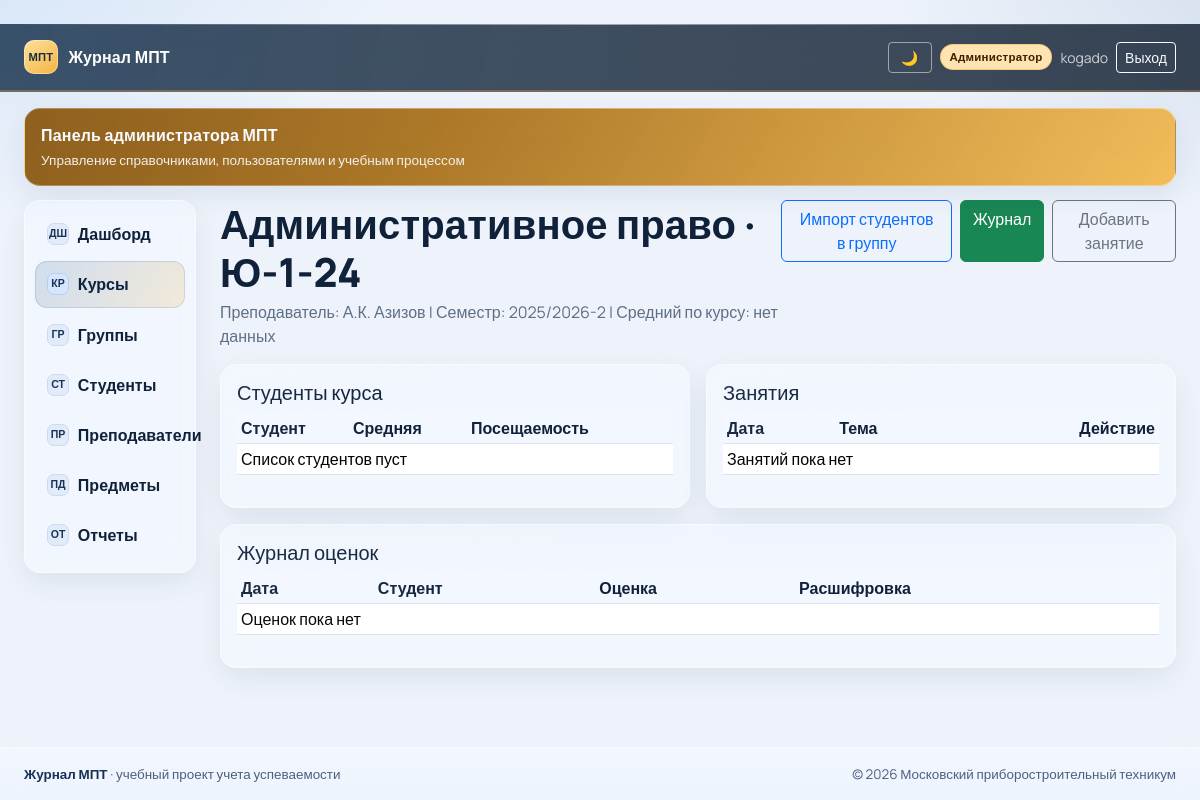
The page /courses/1632/ (signed in) on the database its author committed.
### grading/models.py (models this page shows, shortened)
class Course(models.Model):
    subject = models.ForeignKey(
        'core.Subject',
        on_delete=models.CASCADE,
        related_name='courses',
        verbose_name='Предмет',
    )
    teacher = models.ForeignKey(
        'users.Teacher',
        on_delete=models.CASCADE,
        related_name='courses',
        verbose_name='Преподаватель',
    )
    group = models.ForeignKey(
        'core.Group',
        on_delete=models.CASCADE,
        related_name='courses',
        verbose_name='Группа',
    )
    semester = models.CharField('Семестр', max_length=20)
    year = models.PositiveIntegerField('Год', null=True, blank=True)
    students = models.ManyToManyField('users.Student', through='StudentCourse', related_name='courses')
    source = models.CharField('Источник', max_length=50, default='mpt.ru', db_index=True)
    external_id = models.CharField('Внешний ID', max_length=255, null=True, blank=True, db_index=True)
    is_active = models.BooleanField('Активен', default=True)
    class Meta:
        verbose_name = 'Курс'
        verbose_name_plural = 'Курсы'
        ordering = ['-year', 'semester']
        constraints = [
            models.UniqueConstraint(
                fields=['subject', 'teacher', 'group', 'semester'],
                name='uniq_course_subject_teacher_group_semester',
            ),
            models.UniqueConstraint(fields=['source', 'external_id'], name='uniq_course_source_external_id'),
        ]

### core/models.py (models this page shows)
class Subject(models.Model):
    name = models.CharField('Название предмета', max_length=255, unique=True)
    department = models.ForeignKey(
        Department,
        on_delete=models.SET_NULL,
        related_name='subjects',
        null=True,
        blank=True,
        verbose_name='Отделение',
    )
    source = models.CharField('Источник', max_length=50, default='mpt.ru', db_index=True)
    external_id = models.CharField('Внешний ID', max_length=255, null=True, blank=True, db_index=True)
    is_active = models.BooleanField('Активен', default=True)
    class Meta:
        verbose_name = 'Предмет'
        verbose_name_plural = 'Предметы'
        ordering = ['name']
        constraints = [
            models.UniqueConstraint(fields=['source', 'external_id'], name='uniq_subject_source_external_id'),
        ]
    def __str__(self):
        return self.name

class Group(models.Model):
    name = models.CharField('Название группы', max_length=100, unique=True)
    department = models.ForeignKey(
        Department,
        on_delete=models.SET_NULL,
        related_name='groups',
        null=True,
        blank=True,
        verbose_name='Отделение',
    )
    curator = models.ForeignKey(
        User,
        on_delete=models.SET_NULL,
        related_name='curated_groups',
        null=True,
        blank=True,
        verbose_name='Куратор (пользователь преподавателя)',
    )
    source = models.CharField('Источник', max_length=50, default='mpt.ru', db_index=True)
    external_id = models.CharField('Внешний ID', max_length=255, null=True, blank=True, db_index=True)
    is_active = models.BooleanField('Активна', default=True)
    class Meta:
        verbose_name = 'Учебная группа'
        verbose_name_plural = 'Учебные группы'
        ordering = ['name']
        constraints = [
            models.UniqueConstraint(fields=['source', 'external_id'], name='uniq_group_source_external_id'),
        ]
    def __str__(self):
        return self.name

### users/models.py (models this page shows)
class Teacher(models.Model):
    user = models.OneToOneField(
        User,
        on_delete=models.CASCADE,
        related_name='teacher_profile',
        verbose_name='Пользователь',
    )
    department = models.ForeignKey(
        'core.Department',
        on_delete=models.SET_NULL,
        related_name='teachers',
        null=True,
        blank=True,
        verbose_name='Отделение',
    )
    source = models.CharField('Источник', max_length=50, default='mpt.ru', db_index=True)
    external_id = models.CharField('Внешний ID', max_length=255, null=True, blank=True, db_index=True)
    is_active = models.BooleanField('Активен', default=True)
    class Meta:
        verbose_name = 'Преподаватель'
        verbose_name_plural = 'Преподаватели'
        constraints = [
            models.UniqueConstraint(fields=['source', 'external_id'], name='uniq_teacher_source_external_id'),
        ]
    def __str__(self):
        return self.user.get_full_name() or self.user.username

### grading/views.py (the view)
# urls.py: path('courses/<int:pk>/', views.CourseDetailView.as_view(), name='course_detail'),
class CourseDetailView(LoginRequiredMixin, DetailView):
    model = Course
    template_name = 'grading/course_detail.html'
    def get_queryset(self):
        return Course.objects.select_related('subject', 'teacher__user', 'group').prefetch_related(
            'lessons', 'grades', 'group__students__user'
        )
    def dispatch(self, request, *args, **kwargs):
        course = self.get_object()
        user = request.user
        if is_admin(user):
            return super().dispatch(request, *args, **kwargs)
        if is_teacher(user) and course.teacher.user == user:
            return super().dispatch(request, *args, **kwargs)
        if course.group.students.filter(user=user).exists():
            return super().dispatch(request, *args, **kwargs)
        return HttpResponseForbidden('Нет доступа к курсу')
    def get_context_data(self, **kwargs):
        context = super().get_context_data(**kwargs)
        course = self.object
        students = (
            Student.objects.filter(group=course.group)
            .select_related('user')
            .annotate(
                avg_grade=Avg('grades__value', filter=Q(grades__course=course)),
                attendance_total=Count('attendances', filter=Q(attendances__lesson__course=course)),
                attendance_present=Count(
                    'attendances',
                    filter=Q(
                        attendances__lesson__course=course,
                        attendances__status__in=[Attendance.Status.PRESENT, Attendance.Status.LATE],
                    ),
                ),
            )
            .order_by('user__last_name', 'user__first_name')
        )
        context['students'] = students
        context['grades'] = Grade.objects.filter(course=course).select_related('student__user').order_by('-date')
        context['lessons'] = Lesson.objects.filter(course=course).order_by('-date')
        user = self.request.user
        context['can_edit'] = is_admin(user) or (is_teacher(user) and course.teacher.user == user)
        context['can_view_student_profiles'] = is_admin(user)
        context['course_avg'] = Grade.objects.filter(course=course).aggregate(avg=Avg('value'))['avg']
        return context

### core/context_processors.py (called while the page is built, shortened)
def role_flags(request):
    user = request.user
    is_admin = user.is_superuser or user.groups.filter(name='Admin').exists()
    is_teacher = user.groups.filter(name='Teacher').exists()
    is_student = user.groups.filter(name='Student').exists()
    student_profile_id = None
    if is_student:
        try:
            student_profile_id = user.student_profile.id
        except Exception:
            student_profile_id = None
    display_name = user.get_full_name().strip() or user.username
    return {
        'is_admin': is_admin,
        'is_teacher': is_teacher,
        'is_student': is_student,
        'is_student_only': is_student and not is_teacher and not is_admin,
        'student_profile_id': student_profile_id,
        'display_name': display_name,
    }

### grading/views.py (called while the page is built)
def is_admin(user):
    return user.is_superuser or user.groups.filter(name='Admin').exists()

### grading/templates/grading/course_detail.html
﻿{% extends 'base.html' %}
{% block content %}
<div class="d-flex justify-content-between align-items-start mb-3">
  <div>
    <h1 class="page-title mb-1">{{ object.subject }} · {{ object.group }}</h1>
    <div class="muted">Преподаватель: {{ object.teacher }} | Семестр: {{ object.semester }} | Средний по курсу: {% if course_avg %}{{ course_avg|floatformat:2 }}{% else %}нет данных{% endif %}</div>
  </div>
  {% if can_edit %}
  <div class="d-flex gap-2">
    <a class="btn btn-outline-primary" href="{% url 'group_students_import' object.group.id %}">Импорт студентов в группу</a>
    <a class="btn btn-success" href="{% url 'course_journal' object.id %}">Журнал</a>
    <a class="btn btn-outline-secondary" href="{% url 'lesson_add' object.id %}">Добавить занятие</a>
  </div>
  {% endif %}
</div>
<div class="row g-3">
  <div class="col-12 col-xl-6">
    <div class="panel p-3 h-100">
      <h2 class="h5">Студенты курса</h2>
      <div class="table-responsive">
        <table class="table table-sm align-middle">
          <thead><tr><th>Студент</th><th>Средняя</th><th>Посещаемость</th><th></th></tr></thead>
          <tbody>
            {% for s in students %}
            <tr>
              <td>{{ s }}</td>
              <td>{% if s.avg_grade or s.avg_grade == 0 %}{{ s.avg_grade|floatformat:2 }}{% else %}нет данных{% endif %}</td>
              <td>{% if s.attendance_total %}{% widthratio s.attendance_present s.attendance_total 100 %}%{% else %}0%{% endif %}</td>
              <td>
                {% if can_view_student_profiles %}
                <a class="btn btn-sm btn-outline-primary" href="{% url 'student_detail' s.id %}">Профиль</a>
                {% endif %}
              </td>
            </tr>
            {% empty %}
            <tr><td colspan="4" class="muted">Список студентов пуст</td></tr>
            {% endfor %}
          </tbody>
        </table>
      </div>
    </div>
  </div>
  <div class="col-12 col-xl-6">
    <div class="panel p-3 h-100">
      <h2 class="h5">Занятия</h2>
      <div class="table-responsive">
        <table class="table table-sm align-middle">
          <thead><tr><th>Дата</th><th>Тема</th><th class="text-end">Действие</th></tr></thead>
          <tbody>
            {% for lesson in lessons %}
            <tr>
              <td>{{ lesson.date }}</td>
              <td>{{ lesson.topic|default:'-' }}</td>
              <td class="text-end">
                {% if can_edit %}<a class="btn btn-sm btn-outline-secondary" href="{% url 'attendance_mark' lesson.id %}">Посещаемость</a>{% endif %}
              </td>
            </tr>
            {% empty %}
            <tr><td colspan="3" class="muted">Занятий пока нет</td></tr>
            {% endfor %}
          </tbody>
        </table>
      </div>
    </div>
  </div>
</div>
<div class="panel p-3 mt-3">
  <h2 class="h5">Журнал оценок</h2>
  <div class="table-responsive">
    <table class="table table-sm align-middle">
      <thead><tr><th>Дата</th><th>Студент</th><th>Оценка</th><th>Расшифровка</th></tr></thead>
      <tbody>
        {% for g in grades %}
        <tr><td>{{ g.date }}</td><td>{{ g.student }}</td><td><strong>{{ g.value }}</strong></td><td>{{ g.get_value_display }}</td></tr>
        {% empty %}
        <tr><td colspan="4" class="muted">Оценок пока нет</td></tr>
        {% endfor %}
      </tbody>
    </table>
  </div>
</div>
{% endblock %}

### templates/base.html (shortened to what this page needs)
<!doctype html>
<html lang="ru">
<head>
  <link href="https://cdn.jsdelivr.net/npm/bootstrap@5.3.3/dist/css/bootstrap.min.css" rel="stylesheet">
  <link href="https://cdn.jsdelivr.net/npm/tom-select@2.3.1/dist/css/tom-select.bootstrap5.min.css" rel="stylesheet">
</head>
<body>
<nav class="navbar navbar-expand-lg navbar-dark topbar">
  <div class="container-fluid px-3 px-md-4 py-2">
    <a class="brand" href="{% url 'dashboard' %}">
      <span class="brand-mark">МПТ</span>
      <span>Журнал МПТ</span>
    </a>
    <div class="ms-auto d-flex align-items-center gap-2 text-white">
      <button id="themeToggle" type="button" class="btn btn-sm btn-outline-light theme-toggle" title="Сменить тему">🌙</button>
      {% if user.is_authenticated %}
      {% if is_admin %}
      <span class="role-badge role-admin">Администратор</span>
      {% elif is_teacher %}
      <span class="role-badge role-teacher">Преподаватель</span>
      {% elif is_student %}
      <span class="role-badge role-student">Студент</span>
      {% endif %}
      <span class="small opacity-75">{{ display_name }}</span>
      <form method="post" action="{% url 'logout' %}" class="m-0">
        <button type="submit" class="btn btn-sm btn-outline-light">Выход</button>
      </form>
      {% endif %}
    </div>
  </div>
</nav>
<div class="container-fluid shell px-3 px-md-4 app-shell">
  {% if user.is_authenticated and is_admin %}
  <section class="mpt-banner banner-admin">
    <p class="mpt-banner-title">Панель администратора МПТ</p>
    <p class="mpt-banner-subtitle">Управление справочниками, пользователями и учебным процессом</p>
  </section>
  {% elif user.is_authenticated and is_teacher %}
  <section class="mpt-banner banner-teacher">
    <p class="mpt-banner-title">Рабочее место преподавателя</p>
    <p class="mpt-banner-subtitle">Курсы, журнал, посещаемость и отчеты по группам</p>
  </section>
  {% elif user.is_authenticated and is_student %}
  <section class="mpt-banner banner-student">
    <p class="mpt-banner-title">Личный кабинет студента</p>
    <p class="mpt-banner-subtitle">Предметы, оценки, посещаемость и персональный журнал</p>
  </section>
  {% else %}
  <section class="mpt-banner banner-teacher">
    <p class="mpt-banner-title">Московский приборостроительный техникум</p>
    <p class="mpt-banner-subtitle">Единая система контроля успеваемости, посещаемости и отчетности</p>
  </section>
  {% endif %}
  <div class="row g-3 g-lg-4">
    {% if user.is_authenticated %}
    <aside class="col-12 col-lg-3 col-xl-2">
      <div class="sidebar">
        {% if is_student_only %}
          {% if student_profile_id %}
            <a class="nav-linkx {% if '/students/' in request.path %}active{% endif %}" href="{% url 'student_detail' student_profile_id %}">
              <span class="nav-ico">ПС</span>
              <span>Профиль студента</span>
            </a>
          {% endif %}
        {% else %}
        <a class="nav-linkx {% if request.path == '/' %}active{% endif %}" href="{% url 'dashboard' %}">
          <span class="nav-ico">ДШ</span>
          <span>Дашборд</span>
        </a>
        <a class="nav-linkx {% if '/courses/' in request.path %}active{% endif %}" href="{% url 'course_list' %}">
          <span class="nav-ico">КР</span>
          <span>Курсы</span>
        </a>
          {% if is_admin %}
          <a class="nav-linkx {% if '/groups/' in request.path %}active{% endif %}" href="{% url 'group_list' %}">
            <span class="nav-ico">ГР</span>
            <span>Группы</span>
          </a>
          <a class="nav-linkx {% if '/students/' in request.path %}active{% endif %}" href="{% url 'student_list' %}">
            <span class="nav-ico">СТ</span>
            <span>Студенты</span>
          </a>
          <a class="nav-linkx {% if '/teachers/' in request.path %}active{% endif %}" href="{% url 'teacher_list' %}">
            <span class="nav-ico">ПР</span>
            <span>Преподаватели</span>
          </a>
          <a class="nav-linkx {% if '/subjects/' in request.path %}active{% endif %}" href="{% url 'subject_list' %}">
            <span class="nav-ico">ПД</span>
            <span>Предметы</span>
          </a>
          {% endif %}
          {% if is_admin or is_teacher %}
          <a class="nav-linkx {% if '/reports' in request.path %}active{% endif %}" href="{% url 'reports_index' %}">
            <span class="nav-ico">ОТ</span>
            <span>Отчеты</span>
          </a>
          {% endif %}
        {% endif %}
      </div>
    </aside>
    {% endif %}
    <main class="{% if user.is_authenticated %}col-12 col-lg-9 col-xl-10{% else %}col-12 d-flex justify-content-center{% endif %}">
      {% block content %}{% endblock %}
    </main>
  </div>
</div>
<footer class="mpt-footer">
  <div class="container-fluid px-3 px-md-4">
    <div class="mpt-footer-inner">
      <div><strong>Журнал МПТ</strong> · учебный проект учета успеваемости</div>
      <div class="text-end">© 2026 Московский приборостроительный техникум</div>
    </div>
  </div>
</footer>
</body>
</html>

### rows shown on the page
Course: subject "Административное право", group "Ю-1-24", teacher "А.К. Азизов", semester "2025/2026-2"

### other values the page prints
{{ display_name }} "kogado"
